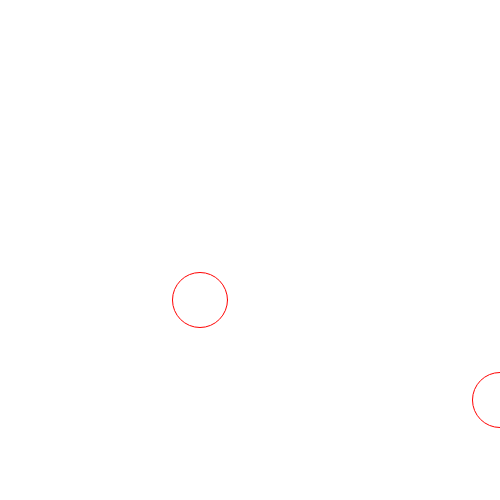
Frame 1 (no input)
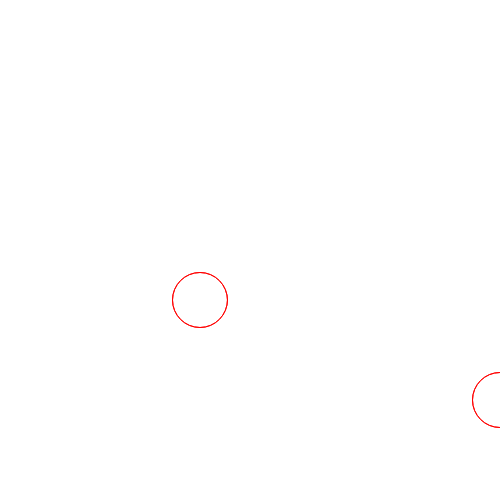
Frame 2 (the mouse pressed at the canvas centre, redrawn once)

The p5.js sketch that drew these frames (run headless with seeded random() and noise() and a simulated clock; the mouse was pressed at the canvas centre and the sketch redrawn once):

// p5.js sketch
// ── sketch.js
// Circle and Algorithm Activity  9th and 10th of February 2021

let points = [];



function setup() {
  createCanvas(500, 500);
  points.push(createVector(200, 300));
  points.push(createVector(500, 400));
  noLoop();
}



function draw() {
  for (let i = 0; i < points.length; i++) {
    stroke(255, 0, 0);
    noFill();
    ellipse(points[i].x, points[i].y, 55, 55)
  }
}



// At the moment this is not receiving any parameter. Consider using something here
function dock() {
  //This is the ball we want to move (latest in Array)
  let currentBall = points[1];
  // This is where we want to dock it to
  let dockBall = points[0];



  let resultantV = p5.Vector.sub(currentBall, dockBall)
  let rHeading = resultantV.heading();
  let rDist = resultantV.mag() - 55;



  // Here we thake away the calculated distance from the current position
  let newPositionX = currentBall.x - cos(rHeading) * rDist;
  let newPositionY = currentBall.y - sin(rHeading) * rDist;



  // Here we draw the new Circle
  fill(255, 0, 0);
  ellipse(newPositionX, newPositionY, 55, 55);
}
